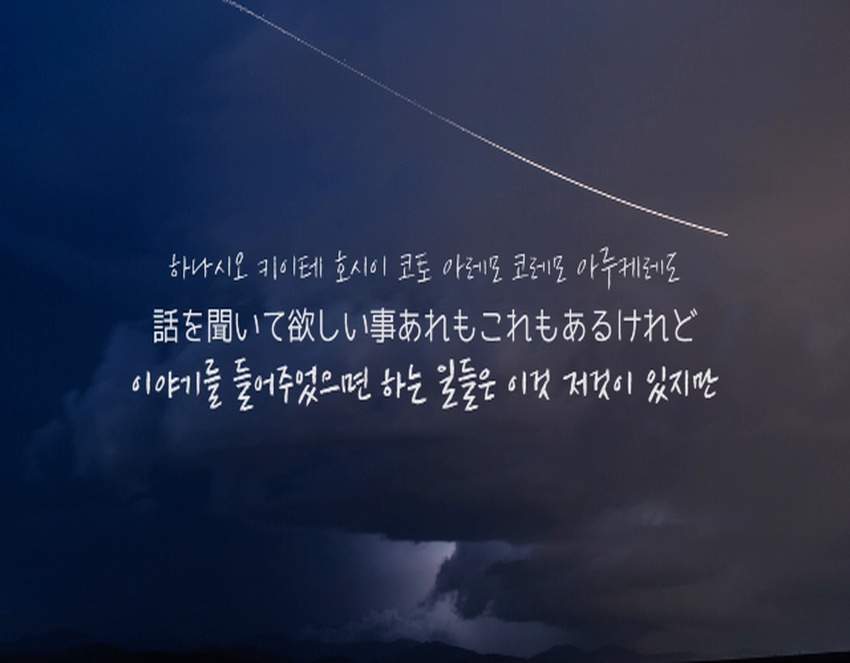
#> input picture arashisong/2021.11.24/102.png, 850 x 663 px, given in place of 000.png, which was not available
$ python Feature_Dectior.py
#> lines starting #> are read from the running program, lines starting #| are printed output that depends on the picture; pictures that were not available may be replaced by others from this repository, and a replacement may not be noted
#ORB

import cv2
import numpy as np
from matplotlib import pyplot as plt

img1 = cv2.imread("000.png")
#> img1 is the input picture: shape (663, 850, 3); mean B, G, R 71.8, 47.9, 39.8
img2 = cv2.imread("001.png")
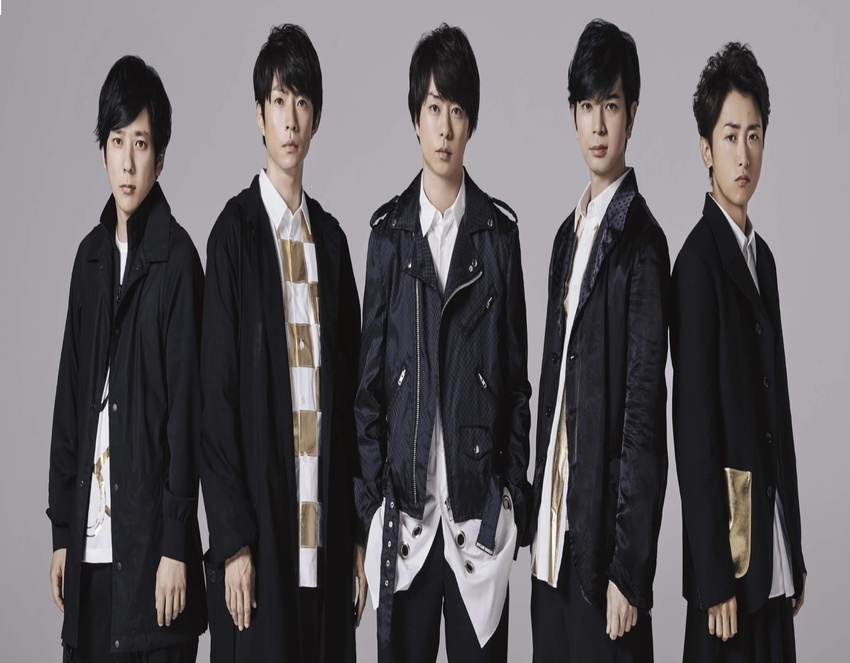
#> input picture arashisong/2021.11.24/001.png, 850 x 663 px, found by its file name
#> img2 is the input picture: shape (663, 850, 3); mean B, G, R 97.8, 94.4, 98.4

img1_gray = cv2.cvtColor(img1, cv2.COLOR_BGR2GRAY)
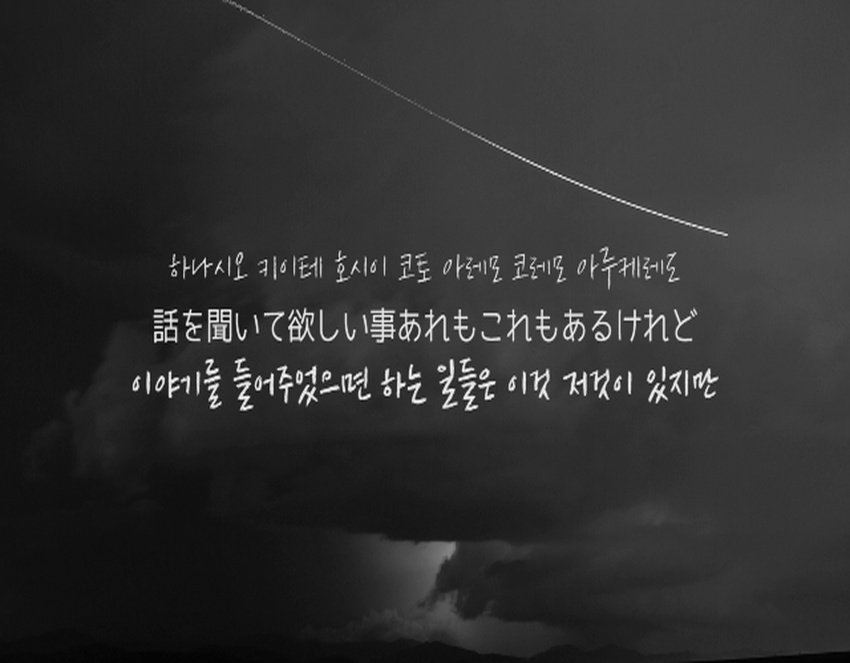
#> img1_gray: shape (663, 850); min 1, max 255, mean 48.2
img2_gray = cv2.cvtColor(img2, cv2.COLOR_BGR2GRAY)
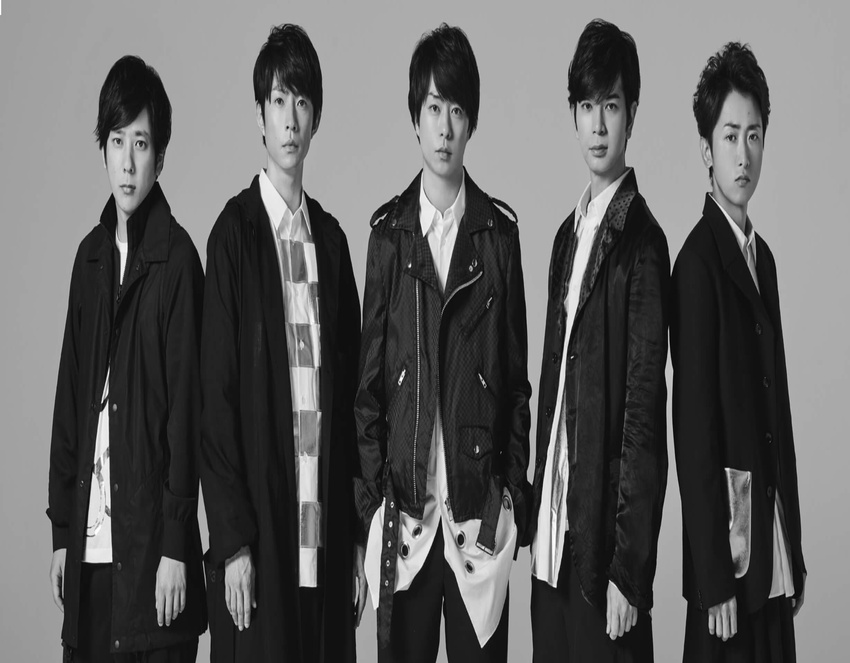
#> img2_gray: shape (663, 850); min 0, max 255, mean 95.9

plt.imshow(img1_gray)
plt.imshow(img2_gray)

# Create our ORB detector and detect keypoints and descriptors
orb = cv2.ORB_create()

# Find keypoints and descriptors with ORB
keypoints1, descriptors1 = orb.detectAndCompute(img1, None)
#> keypoints1 = 500 keypoints; strongest (x, y, size): (159, 337, 31), (215, 318, 31), (215, 313, 31), (158, 336, 37.2)
keypoints2, descriptors2 = orb.detectAndCompute(img2, None)
#> keypoints2 = 500 keypoints; strongest (x, y, size): (555, 586, 31), (111, 561, 31), (554, 586, 37.2), (110, 560, 37.2)

# Create a BFMatcher object.
# It will find all of the matching keypoints on two images
bf = cv2.BFMatcher_create(cv2.NORM_HAMMING,crossCheck=True)

matches = bf.match(descriptors1, descriptors2)
#> matches = 126 matches

single_match = matches[0]
single_match.distance

matches = sorted(matches,key=lambda x:x.distance)

ORB_matches =cv2.drawMatches(img1, keypoints1, img2, keypoints2, matches[:30], None, flags=2)
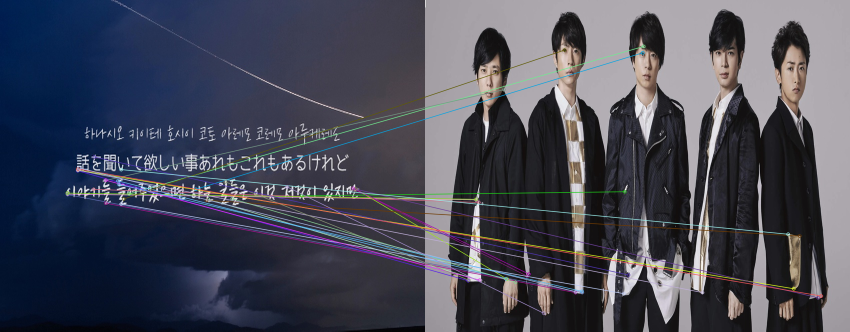
#> ORB_matches: shape (663, 1700, 3) (shown at 1/2 size); mean B, G, R 86.8, 73.2, 71.1
plt.imshow(ORB_matches)
#> figure, not shown here; B, G, R data is drawn as R, G, B
